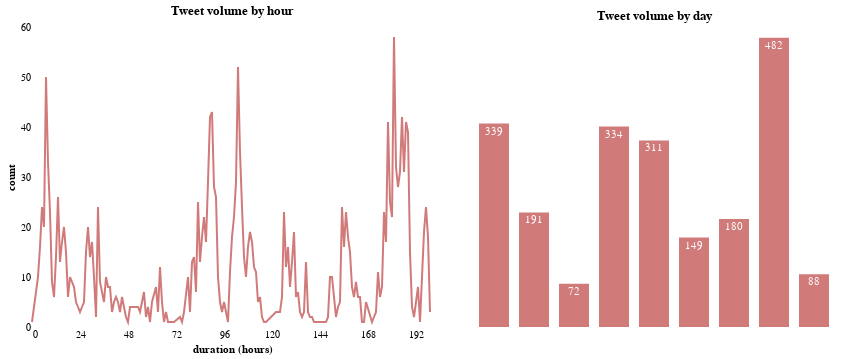

Notebook code cell kept with this figure:
### Code cell
import altair as alt
alt.data_transformers.disable_max_rows()

tweet_by_hours = alt.Chart(tweets_by_time, title='Tweet volume by hour').mark_line(opacity=0.6, color='firebrick').encode(
    x=alt.X('duration_hours:Q', axis=alt.Axis(title='duration (hours)', ticks=False, values=[0,24,48,72,96,120,144,168,192])),
    y=alt.Y('Count:Q', axis=alt.Axis(title='count', ticks=False, values=[0, 10, 20, 30, 40, 50, 60])),  
).properties(
    width=400,
    height=300)

tweet_by_days_bars = alt.Chart(tweets_by_day, title='Tweet volume by day').mark_bar(opacity=0.6, color='firebrick', size=30).encode(
    x=alt.X('duration_days:Q', axis=alt.Axis(title='duration (days)', ticks=False, values=[0,1,2,3,4,5,6,7,8])),
    y=alt.Y('Count:Q', axis=None),  
)

tweet_by_days_text = alt.Chart(tweets_by_day).mark_text(
    align='center',
    baseline='middle',
    color='white',
    dy=8 
).encode(
    x=alt.X('duration_days:Q', axis=None),
    y=alt.Y('Count:Q', axis=None),  
    text=alt.Text('Count:Q')
)

tweet_by_days = (tweet_by_days_bars + tweet_by_days_text).properties(
    width=400,
    height=300)

(tweet_by_hours | tweet_by_days).configure_axis(
    grid=False,
    domain=False
).configure_view(
    strokeWidth=0)

### Figure 1 — Vega-Lite specification as saved in the notebook (floating-point values rounded to 4 significant figures; data arrays with more than 128 entries replaced by an {"elided": "..."} marker saying what was removed)
{"config": {"view": {"continuousWidth": 400, "continuousHeight": 300, "strokeWidth": 0}, "axis": {"domain": false, "grid": false}}, "hconcat": [{"data": {"name": "data-2435589763b36e49bde4f6b96f272789"}, "mark": {"type": "line", "color": "firebrick", "opacity": 0.6}, "encoding": {"x": {"type": "quantitative", "axis": {"ticks": false, "title": "duration (hours)", "values": [0, 24, 48, 72, 96, 120, 144, 168, 192]}, "field": "duration_hours"}, "y": {"type": "quantitative", "axis": {"ticks": false, "title": "count", "values": [0, 10, 20, 30, 40, 50, 60]}, "field": "Count"}}, "height": 300, "title": "Tweet volume by hour", "width": 400}, {"layer": [{"mark": {"type": "bar", "color": "firebrick", "opacity": 0.6, "size": 30}, "encoding": {"x": {"type": "quantitative", "axis": {"ticks": false, "title": "duration (days)", "values": [0, 1, 2, 3, 4, 5, 6, 7, 8]}, "field": "duration_days"}, "y": {"type": "quantitative", "axis": null, "field": "Count"}}, "title": "Tweet volume by day"}, {"mark": {"type": "text", "align": "center", "baseline": "middle", "color": "white", "dy": 8}, "encoding": {"text": {"type": "quantitative", "field": "Count"}, "x": {"type": "quantitative", "axis": null, "field": "duration_days"}, "y": {"type": "quantitative", "axis": null, "field": "Count"}}}], "data": {"name": "data-dae48aa1d36768882bb2deb9c66e49ad"}, "height": 300, "width": 400}], "$schema": "https://vega.github.io/schema/vega-lite/v4.8.1.json", "datasets": {"data-2435589763b36e49bde4f6b96f272789": {"elided": "181 records"}, "data-dae48aa1d36768882bb2deb9c66e49ad": [{"duration_days": 0, "Count": 339}, {"duration_days": 1, "Count": 191}, {"duration_days": 2, "Count": 72}, {"duration_days": 3, "Count": 334}, {"duration_days": 4, "Count": 311}, {"duration_days": 5, "Count": 149}, {"duration_days": 6, "Count": 180}, {"duration_days": 7, "Count": 482}, {"duration_days": 8, "Count": 88}]}}
